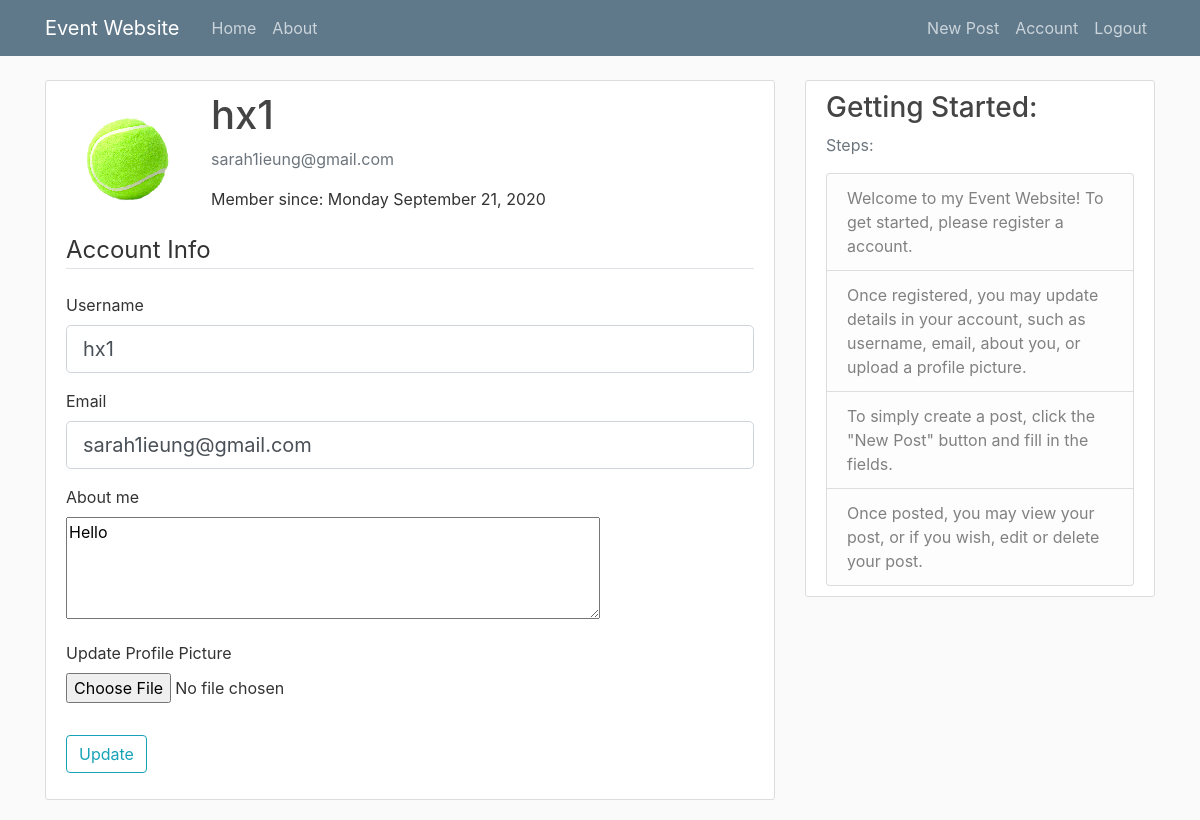
Page /account (signed in) on the committed database.
### app/models.py (models this page shows, shortened)
class User(db.Model,UserMixin):
    id = db.Column(db.Integer, primary_key=True)
    username = db.Column(db.String(20), unique=True, nullable=False)
    email = db.Column(db.String(120), unique=True, nullable=False)
    image_file = db.Column(db.String(20), nullable=False, default='default.jpg')
    password = db.Column(db.String(60), nullable=False)
    registered_on = datetime.now()
    about_me = db.Column(db.String(140))
    posts = db.relationship('Post', backref='author', lazy=True)

### app/routes.py (the view)
@app.route("/account", methods=['GET', 'POST'])
@login_required
def account():
    form = UpdateAccountForm()
    if form.validate_on_submit():
        if form.picture.data:
            picture_file = save_picture(form.picture.data)
            current_user.image_file = picture_file
        current_user.username = form.username.data
        current_user.email = form.email.data
        current_user.about_me = form.about_me.data
        db.session.commit()
        flash('Your account has been updated!', 'success')
        return redirect(url_for('account'))
    elif request.method == 'GET':
        form.username.data = current_user.username
        form.email.data = current_user.email
        form.about_me.data = current_user.about_me
    image_file = url_for('static', filename='profile_pics/' + current_user.image_file)
    return render_template('account.html', title='Account',
                           image_file=image_file, form=form)

### app/forms.py (shortened to what this page needs)
class UpdateAccountForm(FlaskForm):
    username = StringField('Username',
                           validators=[DataRequired(), Length(min=2, max=20)])
    email = StringField('Email',
                        validators=[DataRequired(), Email()])
    picture = FileField('Update Profile Picture', validators=[FileAllowed(['jpg', 'png'])])
    about_me = TextAreaField('About me',validators=[Length(min=0,max=100)])
    submit = SubmitField('Update')

### app/models.py (called while the page is built)
@login_manager.user_loader
def load_user(user_id):
    return User.query.get(int(user_id))

### app/templates/account.html (shortened to what this page needs)
<!DOCTYPE html>
<html lang="en">
<head>
</head>
{% extends "layout.html" %}
{% block content %}
    <div class="content-section">
      <div class="media">
        <img class="rounded-circle account-img" src="{{ image_file }}" alt="{{ image_file }}">
        <div class="media-body">
          <h2 class="account-heading">{{ current_user.username }}</h2>
          <p class="text-secondary">{{ current_user.email }}</p>
          <p class="text-three">Member since: {{ current_user.registered_on.strftime("%A %B %d, %Y") }}</p>
        </div>
      </div>
        <form method="POST" enctype="multipart/form-data">
            <fieldset class="form-group">
                <legend class="border-bottom mb-4">Account Info</legend>
                <div class="form-group">
                    {{ form.username.label(class="form-control-label") }}
                    {% if form.username.errors %}
                        {{ form.username(class="form-control form-control-lg is-invalid") }}
                        <div class="invalid-feedback">
                            {% for error in form.username.errors %}
                                <span>{{ error }}</span>
                            {% endfor %}
                        </div>
                    {% else %}
                        {{ form.username(class="form-control form-control-lg") }}
                    {% endif %}
                </div>
                <div class="form-group">
                    {{ form.email.label(class="form-control-label") }}
                    {% if form.email.errors %}
                        {{ form.email(class="form-control form-control-lg is-invalid") }}
                        <div class="invalid-feedback">
                            {% for error in form.email.errors %}
                                <span>{{ error }}</span>
                            {% endfor %}
                        </div>
                    {% else %}
                        {{ form.email(class="form-control form-control-lg") }}
                    {% endif %}
                </div>
                <p>
                    {{ form.about_me.label }}<br>
                    {{ form.about_me(cols=50, rows=4) }}<br>
                </p>
                <div class="form-group">
                    {{ form.picture.label() }}
                    {{ form.picture(class="form-control-file") }}
                </div>
            </fieldset>
            <div class="form-group">
                {{ form.submit(class="btn btn-outline-info") }}
            </div>
        </form>
    </div>
{% endblock content %}

### app/static/main.css (style rules this page uses)
body { background: #fafafa; color: #333333; margin-top: 5rem; }
h1, h2, h3, h4, h5, h6 { color: #444444; }
.content-section { background: #ffffff; padding: 10px 20px; border: 1px solid #dddddd; border-radius: 3px; margin-bottom: 20px; }
.account-img { height: 125px; width: 125px; margin-right: 20px; margin-bottom: 16px; }
.account-heading { font-size: 2.5rem; }

### rows in the picture
User: username "hx1", email "sarah1ieung@gmail.com", about_me "Hello"

### other values in the picture
{{ current_user.registered_on.strftime("%A %B %d, %Y") }} "Monday September 21, 2020"
